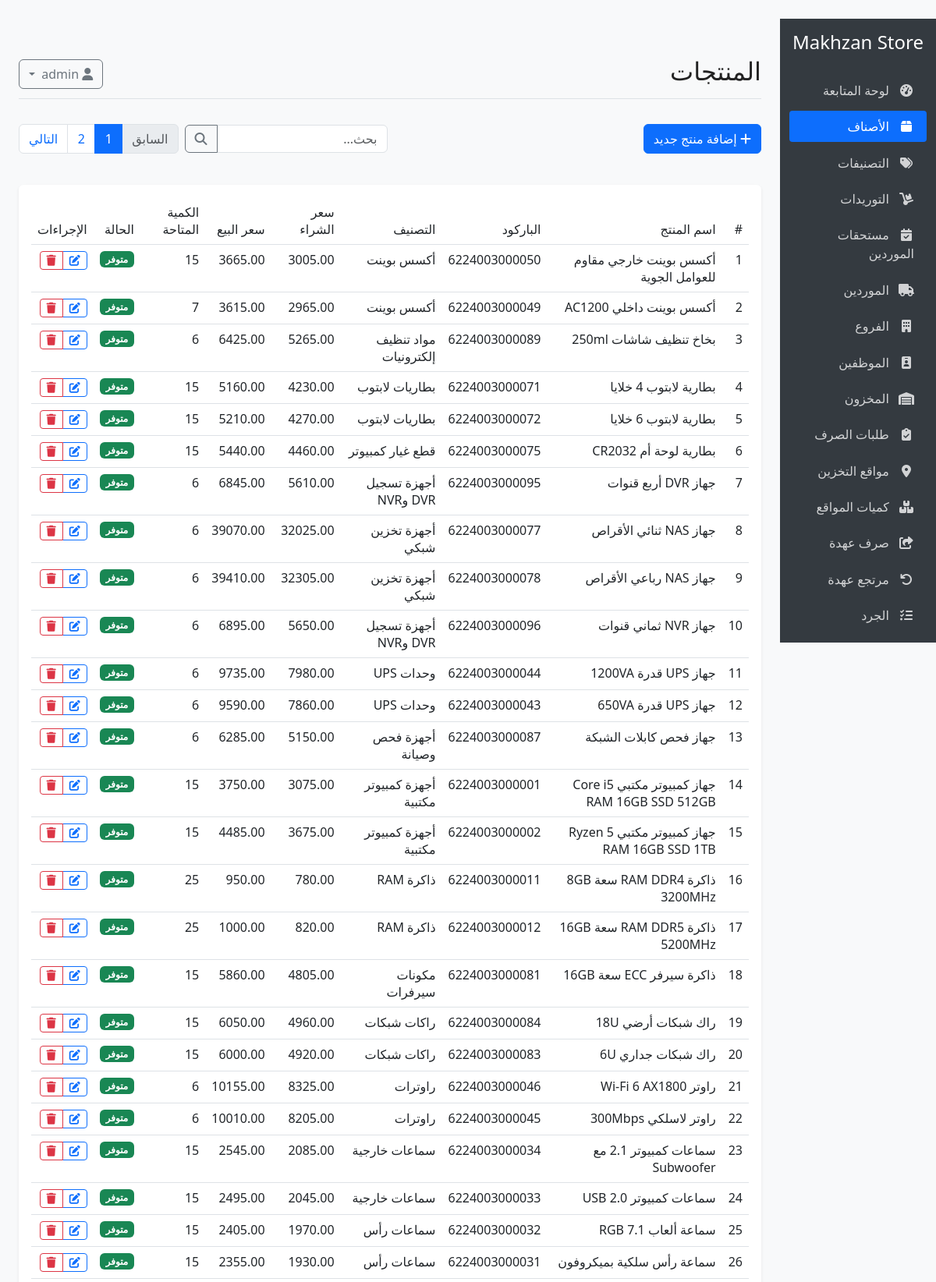
Screenshot of /products (signed in, upper part) with the database file from the repository.
### models.py (models this page shows, shortened)
class Setting(db.Model):
    __tablename__ = 'settings'
    id = db.Column(db.Integer, primary_key=True)
    key = db.Column(db.String(50), unique=True, nullable=False)
    value = db.Column(db.Text, nullable=True)

class Product(db.Model):
    __tablename__ = 'products'
    id = db.Column(db.Integer, primary_key=True)
    name = db.Column(db.String(100), nullable=False)
    description = db.Column(db.Text, nullable=True)
    barcode = db.Column(db.String(50), unique=True, nullable=True)
    sku = db.Column(db.String(50), unique=True, nullable=True)
    purchase_price = db.Column(db.Float, nullable=False, default=0)
    sale_price = db.Column(db.Float, nullable=False, default=0)
    min_quantity = db.Column(db.Integer, default=0)
    category_id = db.Column(db.Integer, db.ForeignKey('categories.id'), nullable=True)
    created_at = db.Column(db.DateTime, default=datetime.utcnow)
    updated_at = db.Column(db.DateTime, default=datetime.utcnow, onupdate=datetime.utcnow)
    inventory = db.relationship('Inventory', backref='product', uselist=False, lazy=True)
    purchase_items = db.relationship('PurchaseItem', backref='product', lazy=True)
    sale_items = db.relationship('SaleItem', backref='product', lazy=True)

class Category(db.Model):
    __tablename__ = 'categories'
    id = db.Column(db.Integer, primary_key=True)
    name = db.Column(db.String(100), nullable=False)
    description = db.Column(db.Text, nullable=True)
    notes = db.Column(db.Text, nullable=True)
    products = db.relationship('Product', backref='category', lazy=True)

class Inventory(db.Model):
    __tablename__ = 'inventory'
    id = db.Column(db.Integer, primary_key=True)
    product_id = db.Column(db.Integer, db.ForeignKey('products.id'), nullable=False, unique=True)
    quantity = db.Column(db.Integer, nullable=False, default=0)
    last_updated = db.Column(db.DateTime, default=datetime.utcnow, onupdate=datetime.utcnow)

### app.py (the view)
@app.route('/products')
@login_required
def products():
    products_page = Product.query.options(joinedload(Product.category), joinedload(Product.inventory)).order_by(Product.name).paginate(
        page=request.args.get('page', 1, type=int),
        per_page=50,
        error_out=False
    )
    return render_template('products/index.html', products=products_page.items, products_page=products_page)

### app.py (called while the page is built)
def user_permissions(user):
    if not user or not user.is_authenticated:
        return set()
    if user.role == 'admin':
        return set(ALL_PERMISSION_CODES)
    permissions = set(ROLE_DEFAULT_PERMISSIONS.get(user.role, set()))
    permissions.update(parse_permissions(getattr(user, 'custom_permissions', None)))
    return permissions

def has_permission(permission_code):
    if not permission_code:
        return current_user.is_authenticated
    return permission_code in user_permissions(current_user)

@app.before_request
def enforce_endpoint_permissions():
    if request.endpoint in (None, 'static', 'login', 'logout'):
        return None
    permission_code = ENDPOINT_PERMISSIONS.get(request.endpoint)
    if permission_code and current_user.is_authenticated and not has_permission(permission_code):
        flash('ليس لديك صلاحية الوصول لهذه الصفحة أو تنفيذ هذا الإجراء.', 'danger')
        return redirect(url_for('index'))
    return None

@login_manager.user_loader
def load_user(user_id):
    user = User.query.get(int(user_id))
    if user and not user.is_active:
        return None
    return user

@app.before_request
def hide_retail_pages_in_company_mode():
    path = request.path.rstrip('/') or '/'
    if path.startswith('/static') or not current_user.is_authenticated:
        return None
    if any(path == prefix or path.startswith(f'{prefix}/') for prefix in RETAIL_ONLY_PREFIXES):
        flash('تم إخفاء صفحات البيع والعملاء والكاشير لأن النظام مضبوط كمخزن شركة داخلي.', 'warning')
        return redirect(url_for('index'))
    if path in RETAIL_ONLY_REPORT_PATHS:
        flash('هذا التقرير خاص بالبيع التجاري وغير مستخدم في نظام مخازن الشركة.', 'warning')
        return redirect(url_for('reports'))
    return None

@app.context_processor
def inject_settings():
    from models import Setting
    settings = {s.key: s.value for s in Setting.query.all()}
    def page_url(page):
        args = request.args.to_dict(flat=True)
        args['page'] = page
        return url_for(request.endpoint, **(request.view_args or {}), **args)
    return dict(settings=settings, page_url=page_url, can=has_permission, permission_groups=PERMISSION_GROUPS, display_email=display_user_email)

### templates/products/index.html (shortened to what this page needs)
{% extends "base.html" %}
{% block header %}المنتجات{% endblock %}
{% block content %}
<div class="d-flex justify-content-between align-items-center mb-4">
    <div>
        {% if can('products.manage') %}
        <a href="{{ url_for('add_product') }}" class="btn btn-primary">
            <i class="fas fa-plus"></i> إضافة منتج جديد
        </a>
        {% endif %}
    </div>
    <div class="d-flex table-toolbar">
        <div class="input-group table-search-group">
            <input type="text" id="searchInput" class="form-control table-search-input" placeholder="بحث...">
            <button class="btn btn-outline-secondary" type="button">
                <i class="fas fa-search"></i>
            </button>
        </div>
        {% if products_page is defined %}
        {% set page_obj = products_page %}
        {% include "partials/pagination.html" %}
        {% endif %}
    </div>
</div>
<div class="card">
    <div class="card-body">
        <div class="table-responsive">
            <table class="table table-hover" id="productsTable">
                <thead>
                    <tr>
                        <th>#</th>
                        <th>اسم المنتج</th>
                        <th>الباركود</th>
                        <th>التصنيف</th>
                        <th>سعر الشراء</th>
                        <th>سعر البيع</th>
                        <th>الكمية المتاحة</th>
                        <th>الحالة</th>
                        <th>الإجراءات</th>
                    </tr>
                </thead>
                <tbody>
                    {% for product in products %}
                    <tr>
                        <td>{{ loop.index }}</td>
                        <td>{{ product.name }}</td>
                        <td>{{ product.barcode or '-' }}</td>
                        <td>{{ product.category.name if product.category else 'بدون تصنيف' }}</td>
                        {% if can('products.manage') %}
                        <td>{{ "%.2f"|format(product.purchase_price) }}</td>
                        {% else %}
                        <td>-</td>
                        {% endif %}
                        <td>{{ "%.2f"|format(product.sale_price) }}</td>
                        <td>{{ product.inventory.quantity if product.inventory else 0 }}</td>
                        <td>
                            {% if product.inventory and product.inventory.quantity <= 0 %}
                            <span class="badge bg-danger">نفذت الكمية</span>
                            {% elif product.inventory and product.inventory.quantity <= product.min_quantity %}
                            <span class="badge bg-warning">منخفضة</span>
                            {% else %}
                            <span class="badge bg-success">متوفر</span>
                            {% endif %}
                        </td>
                        <td>
                            {% if can('products.manage') %}
                            <div class="btn-group">
                                <a href="{{ url_for('edit_product', id=product.id) }}" class="btn btn-sm btn-outline-primary">
                                    <i class="fas fa-edit"></i>
                                </a>
                                <button type="button" class="btn btn-sm btn-outline-danger" data-bs-toggle="modal" data-bs-target="#deleteModal{{ product.id }}">
                                    <i class="fas fa-trash"></i>
                                </button>
                            </div>
                            {% endif %}
                        </td>
                    </tr>
                    {% else %}
                    <tr>
                        <td colspan="9" class="text-center">لا توجد منتجات</td>
                    </tr>
                    {% endfor %}
                </tbody>
            </table>
        </div>
    </div>
</div>
{% endblock %}

### templates/base.html (shortened to what this page needs)
﻿<!DOCTYPE html>
<html lang="ar" dir="rtl">
<head>
    <link rel="stylesheet" href="https://cdn.jsdelivr.net/npm/bootstrap@5.3.0/dist/css/bootstrap.rtl.min.css">
    <link rel="stylesheet" href="https://cdnjs.cloudflare.com/ajax/libs/font-awesome/6.4.0/css/all.min.css">
    <link id="theme-style" rel="stylesheet" href="{{ url_for('static', filename='css/' + (settings.get('theme', 'light') if settings else 'light') + '.css') }}">
</head>
<body>
    <div class="container-fluid">
        <div class="row">
            <div class="col-md-3 col-lg-2 d-md-block sidebar collapse">
                <div class="position-sticky pt-3">
                    <div class="text-center mb-4">
                        <h4>{{ settings['store_name'] if settings and settings.get('store_name') else 'مخازن الشركة' }}</h4>
                    </div>
                    <ul class="nav flex-column">
                        {% for permission, href, icon, label in nav_items %}
                            {% if can(permission) %}
                            <li class="nav-item">
                                <a class="nav-link {% if request.path == href or (href != '/' and request.path.startswith(href)) %}active{% endif %}" href="{{ href }}">
                                    <i class="{{ icon }}"></i> {{ label }}
                                </a>
                            </li>
                            {% endif %}
                        {% endfor %}
                    </ul>
                </div>
            </div>
            <main class="col-md-9 ms-sm-auto col-lg-10 px-md-4 main-content">
                <div class="d-flex justify-content-between flex-wrap flex-md-nowrap align-items-center pt-3 pb-2 mb-3 border-bottom">
                    <h1 class="h2">{% block header %}{% endblock %}</h1>
                    <div class="btn-toolbar mb-2 mb-md-0">
                        <div class="dropdown">
                            <button class="btn btn-outline-secondary dropdown-toggle" type="button" id="userDropdown" data-bs-toggle="dropdown" aria-expanded="false">
                                <i class="fas fa-user"></i>
                            </button>
                        </div>
                    </div>
                </div>
                {% block content %}{% endblock %}
            </main>
        </div>
    </div>
</body>
</html>

### static/css/light.css (style rules this page uses)
body { background: #fff; color: #222; }
.card, .table { background: #fff; color: #222; }
.navbar, .sidebar { background: #f8f9fa; color: #222; }

### templates/base.html (style rules this page uses)
body { font-family: 'Segoe UI', Tahoma, Geneva, Verdana, sans-serif; background-color: #f8f9fa; }
.sidebar { height: 100vh; position: sticky; top: 0; overflow-y: auto; overflow-x: hidden; background-color: #343a40; color: #fff; }
.sidebar .nav-link { color: rgba(255, 255, 255, 0.78); padding: 0.5rem 1rem; margin: 0.2rem 0; border-radius: 0.25rem; }
.sidebar .nav-link.active { color: #fff; background-color: #0d6efd; }
.sidebar .nav-link i { margin-left: 0.5rem; width: 1.25rem; text-align: center; }
.main-content { padding: 2rem; }
.card { margin-bottom: 1.5rem; border: none; box-shadow: 0 0.125rem 0.25rem rgba(0, 0, 0, 0.075); }
.table th { font-weight: 500; }
.table-toolbar { gap: 0.5rem; flex-wrap: wrap; align-items: center; }
.table-search-group { width: 260px; max-width: 100%; align-items: stretch; }
.table-search-group .form-control, .table-search-group .btn { height: 36px; min-height: 36px; padding-top: 0.35rem; padding-bottom: 0.35rem; line-height: 1.2; }
.table-search-group .btn { width: 42px; display: inline-flex; align-items: center; justify-content: center; }

### rows the page displays
Setting: value "Makhzan Store"
Product: name "أكسس بوينت خارجي مقاوم للعوامل الجوية", barcode "6224003000050", category "أكسس بوينت", purchase_price "3005.00", sale_price "3665.00", inventory "15", min_quantity "متوفر"
Product: name "أكسس بوينت داخلي AC1200", barcode "6224003000049", category "أكسس بوينت", purchase_price "2965.00", sale_price "3615.00", inventory "7", min_quantity "متوفر"
Product: name "بخاخ تنظيف شاشات 250ml", barcode "6224003000089", category "مواد تنظيف إلكترونيات", purchase_price "5265.00", sale_price "6425.00", inventory "6", min_quantity "متوفر"
Product: name "بطارية لابتوب 4 خلايا", barcode "6224003000071", category "بطاريات لابتوب", purchase_price "4230.00", sale_price "5160.00", inventory "15", min_quantity "متوفر"
Product: name "بطارية لابتوب 6 خلايا", barcode "6224003000072", category "بطاريات لابتوب", purchase_price "4270.00", sale_price "5210.00", inventory "15", min_quantity "متوفر"
Product: name "بطارية لوحة أم CR2032", barcode "6224003000075", category "قطع غيار كمبيوتر", purchase_price "4460.00", sale_price "5440.00", inventory "15", min_quantity "متوفر"
Product: name "جهاز DVR أربع قنوات", barcode "6224003000095", category "أجهزة تسجيل DVR وNVR", purchase_price "5610.00", sale_price "6845.00", inventory "6", min_quantity "متوفر"
Product: name "جهاز NAS ثنائي الأقراص", barcode "6224003000077", category "أجهزة تخزين شبكي", purchase_price "32025.00", sale_price "39070.00", inventory "6", min_quantity "متوفر"
Product: name "جهاز NAS رباعي الأقراص", barcode "6224003000078", category "أجهزة تخزين شبكي", purchase_price "32305.00", sale_price "39410.00", inventory "6", min_quantity "متوفر"
Product: name "جهاز NVR ثماني قنوات", barcode "6224003000096", category "أجهزة تسجيل DVR وNVR", purchase_price "5650.00", sale_price "6895.00", inventory "6", min_quantity "متوفر"
Product: name "جهاز UPS قدرة 1200VA", barcode "6224003000044", category "وحدات UPS", purchase_price "7980.00", sale_price "9735.00", inventory "6", min_quantity "متوفر"
Product: name "جهاز UPS قدرة 650VA", barcode "6224003000043", category "وحدات UPS", purchase_price "7860.00", sale_price "9590.00", inventory "6", min_quantity "متوفر"
Product: name "جهاز فحص كابلات الشبكة", barcode "6224003000087", category "أجهزة فحص وصيانة", purchase_price "5150.00", sale_price "6285.00", inventory "6", min_quantity "متوفر"
Product: name "جهاز كمبيوتر مكتبي Core i5 RAM 16GB SSD 512GB", barcode "6224003000001", category "أجهزة كمبيوتر مكتبية", purchase_price "3075.00", sale_price "3750.00", inventory "15", min_quantity "متوفر"
Product: name "جهاز كمبيوتر مكتبي Ryzen 5 RAM 16GB SSD 1TB", barcode "6224003000002", category "أجهزة كمبيوتر مكتبية", purchase_price "3675.00", sale_price "4485.00", inventory "15", min_quantity "متوفر"
Product: name "ذاكرة RAM DDR4 سعة 8GB 3200MHz", barcode "6224003000011", category "ذاكرة RAM", purchase_price "780.00", sale_price "950.00", inventory "25", min_quantity "متوفر"
Product: name "ذاكرة RAM DDR5 سعة 16GB 5200MHz", barcode "6224003000012", category "ذاكرة RAM", purchase_price "820.00", sale_price "1000.00", inventory "25", min_quantity "متوفر"
Product: name "ذاكرة سيرفر ECC سعة 16GB", barcode "6224003000081", category "مكونات سيرفرات", purchase_price "4805.00", sale_price "5860.00", inventory "15", min_quantity "متوفر"
Product: name "راك شبكات أرضي 18U", barcode "6224003000084", category "راكات شبكات", purchase_price "4960.00", sale_price "6050.00", inventory "15", min_quantity "متوفر"
Product: name "راك شبكات جداري 6U", barcode "6224003000083", category "راكات شبكات", purchase_price "4920.00", sale_price "6000.00", inventory "15", min_quantity "متوفر"
Product: name "راوتر Wi-Fi 6 AX1800", barcode "6224003000046", category "راوترات", purchase_price "8325.00", sale_price "10155.00", inventory "6", min_quantity "متوفر"
Product: name "راوتر لاسلكي 300Mbps", barcode "6224003000045", category "راوترات", purchase_price "8205.00", sale_price "10010.00", inventory "6", min_quantity "متوفر"
Product: name "سماعات كمبيوتر 2.1 مع Subwoofer", barcode "6224003000034", category "سماعات خارجية", purchase_price "2085.00", sale_price "2545.00", inventory "15", min_quantity "متوفر"
Product: name "سماعات كمبيوتر USB 2.0", barcode "6224003000033", category "سماعات خارجية", purchase_price "2045.00", sale_price "2495.00", inventory "15", min_quantity "متوفر"
Product: name "سماعة ألعاب 7.1 RGB", barcode "6224003000032", category "سماعات رأس", purchase_price "1970.00", sale_price "2405.00", inventory "15", min_quantity "متوفر"
Product: name "سماعة رأس سلكية بميكروفون", barcode "6224003000031", category "سماعات رأس", purchase_price "1930.00", sale_price "2355.00", inventory "15", min_quantity "متوفر"

### other values shown
{{ label }} "لوحة المتابعة" "الأصناف" "التصنيفات" "التوريدات" "مستحقات الموردين" "الموردين" "الفروع" "الموظفين" "المخزون" "طلبات الصرف" "مواقع التخزين" "كميات المواقع" "صرف عهدة" "مرتجع عهدة" "الجرد"
{{ page }} "1" "2"
